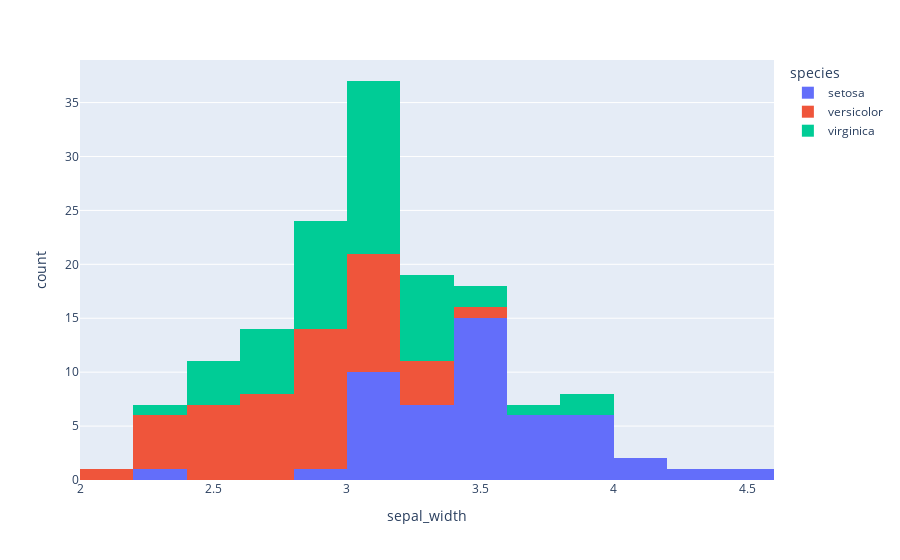

Here is the notebook cell this chart was saved with:
### Code cell
#6 histogram 

fig6 = px.histogram(df, x='sepal_width', color='species')
fig6.show()
# save the plot
fig6.write_image('./output/fig6.png', scale=3)

### Figure 1 — Plotly figure (JSON) as saved in the notebook; plotly's stock layout.template omitted (floating-point values rounded to 4 significant figures)
{"data": [{"alignmentgroup": "True", "bingroup": "x", "hovertemplate": "species=setosa<br>sepal_width=%{x}<br>count=%{y}<extra></extra>", "legendgroup": "setosa", "marker": {"color": "#636efa", "pattern": {"shape": ""}}, "name": "setosa", "offsetgroup": "setosa", "orientation": "v", "showlegend": true, "type": "histogram", "x": [3.5, 3, 3.2, 3.1, 3.6, 3.9, 3.4, 3.4, 2.9, 3.1, 3.7, 3.4, 3, 3, 4, 4.4, 3.9, 3.5, 3.8, 3.8, 3.4, 3.7, 3.6, 3.3, 3.4, 3, 3.4, 3.5, 3.4, 3.2, 3.1, 3.4, 4.1, 4.2, 3.1, 3.2, 3.5, 3.6, 3, 3.4, 3.5, 2.3, 3.2, 3.5, 3.8, 3, 3.8, 3.2, 3.7, 3.3], "xaxis": "x", "yaxis": "y"}, {"alignmentgroup": "True", "bingroup": "x", "hovertemplate": "species=versicolor<br>sepal_width=%{x}<br>count=%{y}<extra></extra>", "legendgroup": "versicolor", "marker": {"color": "#EF553B", "pattern": {"shape": ""}}, "name": "versicolor", "offsetgroup": "versicolor", "orientation": "v", "showlegend": true, "type": "histogram", "x": [3.2, 3.2, 3.1, 2.3, 2.8, 2.8, 3.3, 2.4, 2.9, 2.7, 2, 3, 2.2, 2.9, 2.9, 3.1, 3, 2.7, 2.2, 2.5, 3.2, 2.8, 2.5, 2.8, 2.9, 3, 2.8, 3, 2.9, 2.6, 2.4, 2.4, 2.7, 2.7, 3, 3.4, 3.1, 2.3, 3, 2.5, 2.6, 3, 2.6, 2.3, 2.7, 3, 2.9, 2.9, 2.5, 2.8], "xaxis": "x", "yaxis": "y"}, {"alignmentgroup": "True", "bingroup": "x", "hovertemplate": "species=virginica<br>sepal_width=%{x}<br>count=%{y}<extra></extra>", "legendgroup": "virginica", "marker": {"color": "#00cc96", "pattern": {"shape": ""}}, "name": "virginica", "offsetgroup": "virginica", "orientation": "v", "showlegend": true, "type": "histogram", "x": [3.3, 2.7, 3, 2.9, 3, 3, 2.5, 2.9, 2.5, 3.6, 3.2, 2.7, 3, 2.5, 2.8, 3.2, 3, 3.8, 2.6, 2.2, 3.2, 2.8, 2.8, 2.7, 3.3, 3.2, 2.8, 3, 2.8, 3, 2.8, 3.8, 2.8, 2.8, 2.6, 3, 3.4, 3.1, 3, 3.1, 3.1, 3.1, 2.7, 3.2, 3.3, 3, 2.5, 3, 3.4, 3], "xaxis": "x", "yaxis": "y"}], "layout": {"barmode": "relative", "legend": {"title": {"text": "species"}, "tracegroupgap": 0}, "margin": {"t": 60}, "xaxis": {"anchor": "y", "domain": [0, 1], "title": {"text": "sepal_width"}}, "yaxis": {"anchor": "x", "domain": [0, 1], "title": {"text": "count"}}}}
